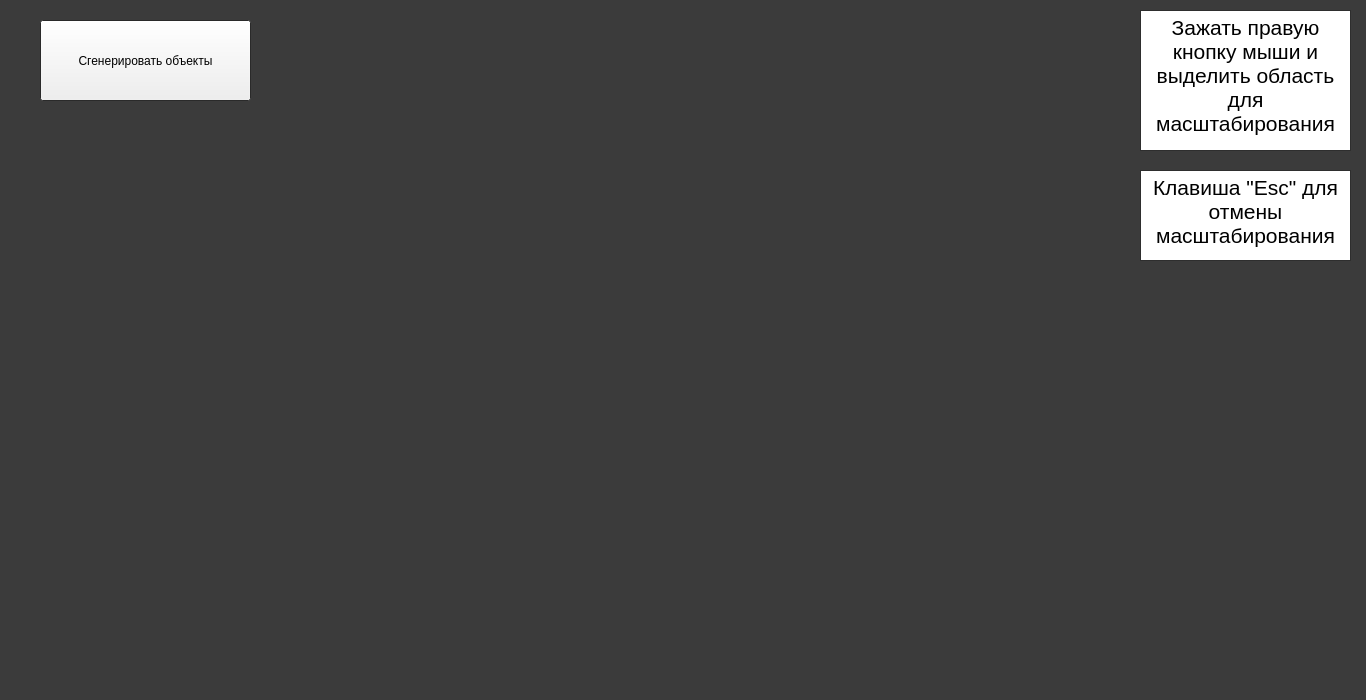
<?xml version="1.0" encoding="UTF-8"?>
<ui version="4.0">
 <class>Widget</class>
 <widget class="QWidget" name="Widget">
  <property name="geometry">
   <rect>
    <x>0</x>
    <y>0</y>
    <width>1366</width>
    <height>700</height>
   </rect>
  </property>
  <property name="palette">
   <palette>
    <active>
     <colorrole role="Base">
      <brush brushstyle="SolidPattern">
       <color alpha="255">
        <red>255</red>
        <green>255</green>
        <blue>255</blue>
       </color>
      </brush>
     </colorrole>
     <colorrole role="Window">
      <brush brushstyle="SolidPattern">
       <color alpha="255">
        <red>59</red>
        <green>59</green>
        <blue>59</blue>
       </color>
      </brush>
     </colorrole>
    </active>
    <inactive>
     <colorrole role="Base">
      <brush brushstyle="SolidPattern">
       <color alpha="255">
        <red>255</red>
        <green>255</green>
        <blue>255</blue>
       </color>
      </brush>
     </colorrole>
     <colorrole role="Window">
      <brush brushstyle="SolidPattern">
       <color alpha="255">
        <red>59</red>
        <green>59</green>
        <blue>59</blue>
       </color>
      </brush>
     </colorrole>
    </inactive>
    <disabled>
     <colorrole role="Base">
      <brush brushstyle="SolidPattern">
       <color alpha="255">
        <red>59</red>
        <green>59</green>
        <blue>59</blue>
       </color>
      </brush>
     </colorrole>
     <colorrole role="Window">
      <brush brushstyle="SolidPattern">
       <color alpha="255">
        <red>59</red>
        <green>59</green>
        <blue>59</blue>
       </color>
      </brush>
     </colorrole>
    </disabled>
   </palette>
  </property>
  <property name="windowTitle">
   <string>Radar_fot_GPO</string>
  </property>
  <widget class="QPushButton" name="pushButton">
   <property name="geometry">
    <rect>
     <x>40</x>
     <y>20</y>
     <width>211</width>
     <height>81</height>
    </rect>
   </property>
   <property name="text">
    <string>Сгенерировать объекты</string>
   </property>
  </widget>
  <widget class="QTextBrowser" name="textBrowser">
   <property name="geometry">
    <rect>
     <x>1140</x>
     <y>170</y>
     <width>211</width>
     <height>91</height>
    </rect>
   </property>
   <property name="html">
    <string>&lt;!DOCTYPE HTML PUBLIC &quot;-//W3C//DTD HTML 4.0//EN&quot; &quot;http://www.w3.org/TR/REC-html40/strict.dtd&quot;&gt;
&lt;html&gt;&lt;head&gt;&lt;meta name=&quot;qrichtext&quot; content=&quot;1&quot; /&gt;&lt;style type=&quot;text/css&quot;&gt;
p, li { white-space: pre-wrap; }
&lt;/style&gt;&lt;/head&gt;&lt;body style=&quot; font-family:'MS Shell Dlg 2'; font-size:8.25pt; font-weight:400; font-style:normal;&quot;&gt;
&lt;p align=&quot;center&quot; style=&quot; margin-top:0px; margin-bottom:0px; margin-left:0px; margin-right:0px; -qt-block-indent:0; text-indent:0px;&quot;&gt;&lt;span style=&quot; font-size:16pt;&quot;&gt;Клавиша &amp;quot;Esc&amp;quot; для отмены масштабирования&lt;/span&gt;&lt;/p&gt;&lt;/body&gt;&lt;/html&gt;</string>
   </property>
  </widget>
  <widget class="QTextBrowser" name="textBrowser_2">
   <property name="geometry">
    <rect>
     <x>1140</x>
     <y>10</y>
     <width>211</width>
     <height>141</height>
    </rect>
   </property>
   <property name="html">
    <string>&lt;!DOCTYPE HTML PUBLIC &quot;-//W3C//DTD HTML 4.0//EN&quot; &quot;http://www.w3.org/TR/REC-html40/strict.dtd&quot;&gt;
&lt;html&gt;&lt;head&gt;&lt;meta name=&quot;qrichtext&quot; content=&quot;1&quot; /&gt;&lt;style type=&quot;text/css&quot;&gt;
p, li { white-space: pre-wrap; }
&lt;/style&gt;&lt;/head&gt;&lt;body style=&quot; font-family:'MS Shell Dlg 2'; font-size:8.25pt; font-weight:400; font-style:normal;&quot;&gt;
&lt;p align=&quot;center&quot; style=&quot; margin-top:0px; margin-bottom:0px; margin-left:0px; margin-right:0px; -qt-block-indent:0; text-indent:0px;&quot;&gt;&lt;span style=&quot; font-size:16pt;&quot;&gt;Зажать правую кнопку мыши и выделить область для масштабирования&lt;/span&gt;&lt;/p&gt;&lt;/body&gt;&lt;/html&gt;</string>
   </property>
  </widget>
 </widget>
 <layoutdefault spacing="6" margin="11"/>
 <resources/>
 <connections>
  <connection>
   <sender>pushButton</sender>
   <signal>clicked()</signal>
   <receiver>Widget</receiver>
   <slot>Generat_Object()</slot>
   <hints>
    <hint type="sourcelabel">
     <x>145</x>
     <y>76</y>
    </hint>
    <hint type="destinationlabel">
     <x>393</x>
     <y>270</y>
    </hint>
   </hints>
  </connection>
 </connections>
 <slots>
  <slot>Generat_Object()</slot>
 </slots>
</ui>
